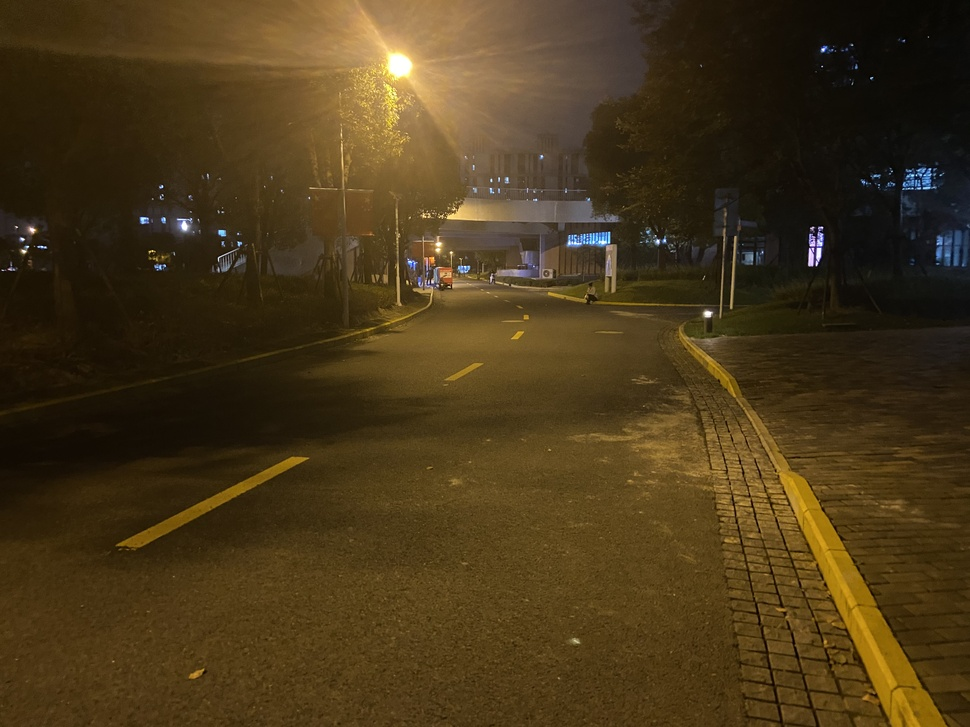
#> input picture source/1.JPG, 970 x 727 px, shrunk from 4032 x 3024 before the run
$ python Stitcher.py --images .. --output out.png
#> lines starting #> are read from the running program, lines starting #| are printed output that depends on the picture
# USAGE
# python image_stitching_simple.py --images images/scottsdale --output output.png
# import the necessary packages
from imutils import paths
import numpy as np
import argparse
import imutils
import cv2

# construct the argument parser and parse the arguments
ap = argparse.ArgumentParser()
ap.add_argument("-i", "--images", type=str, required=True,
	help="path to input directory of images to stitch")
ap.add_argument("-o", "--output", type=str, required=True,
	help="path to the output image")
args = vars(ap.parse_args())

# grab the paths to the input images and initialize our images list
print("[INFO] loading images...")
imagePaths = sorted(list(paths.list_images(args["images"])))
images = []

# loop over the image paths, load each one, and add them to our
# images to stich list
for imagePath in imagePaths:
	image = cv2.imread(imagePath)
#> image is the input picture: shape (727, 970, 3); mean B, G, R 26, 55.7, 72.9
	images.append(image)

# initialize OpenCV's image sticher object and then perform the image
# stitching
print("[INFO] stitching images...")
stitcher = cv2.createStitcher() if imutils.is_cv3() else cv2.Stitcher_create()
(status, stitched) = stitcher.stitch(images)
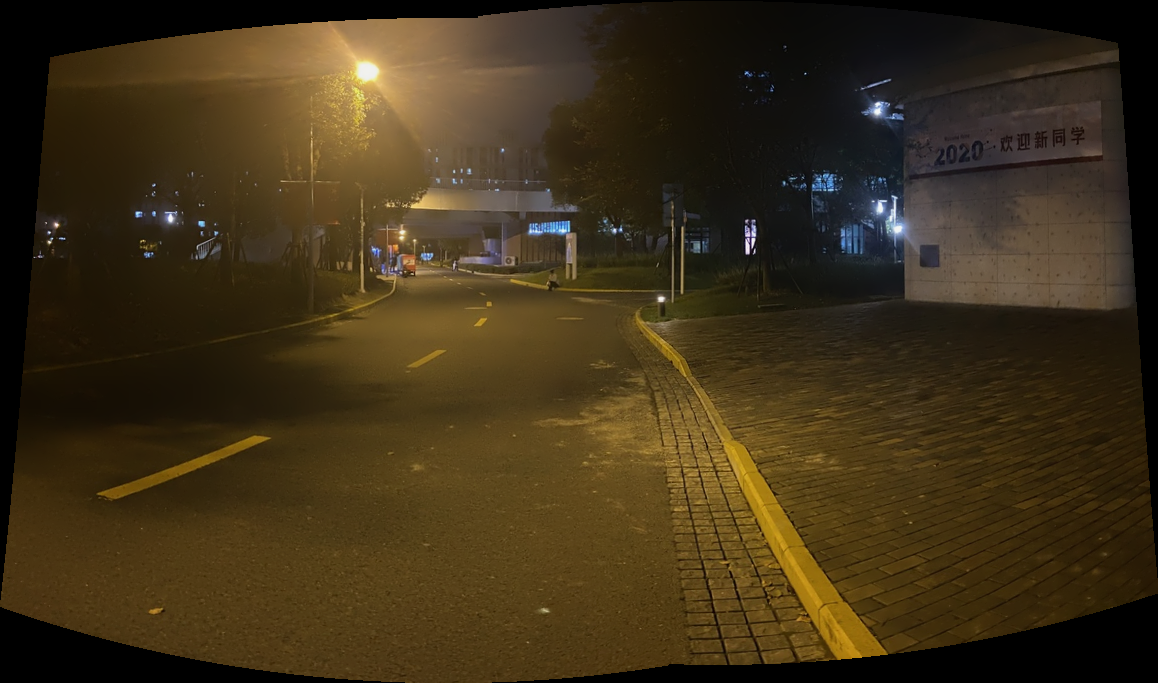
#> stitched: shape (683, 1158, 3); mean of channels 0, 1, 2 24.6, 49, 62.9; drawn as B, G, R
#> status = 0

# if the status is '0', then OpenCV successfully performed image
# stitching
if status == 0:
	# write the output stitched image to disk
	cv2.imwrite(args["output"], stitched)

	# display the output stitched image to our screen
	cv2.imshow("Stitched", stitched)
	cv2.waitKey(0)

# otherwise the stitching failed, likely due to not enough keypoints)
# being detected
else:
	print("[INFO] image stitching failed ({})".format(status))
